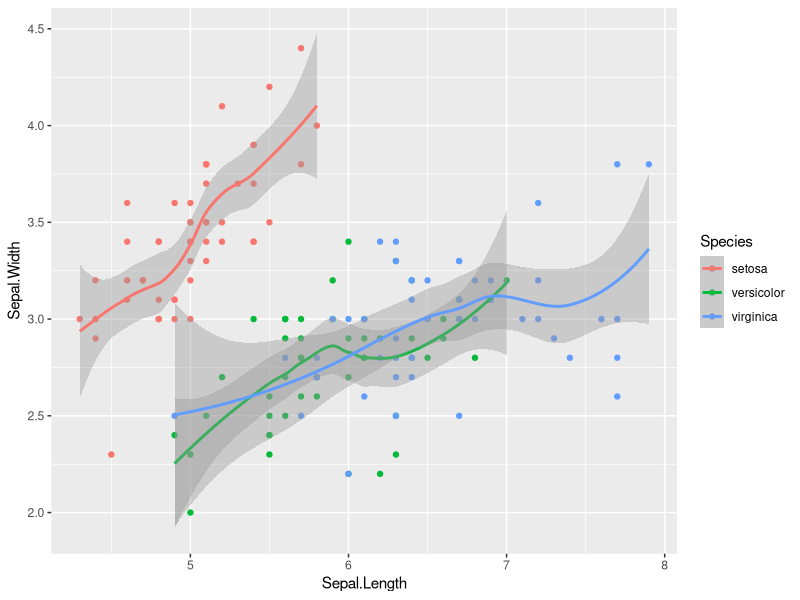

Source code (R):
# Example to add a figure to the Manuscript
library(tidyverse)

# Create Figure
png("figures/Figure_iris/Figure_iris.png", width = 800, height = 400)
ggplot(iris, aes(x = Sepal.Length, y = Sepal.Width, col = Species)) +
  geom_point() +
  geom_smooth()
dev.off()
